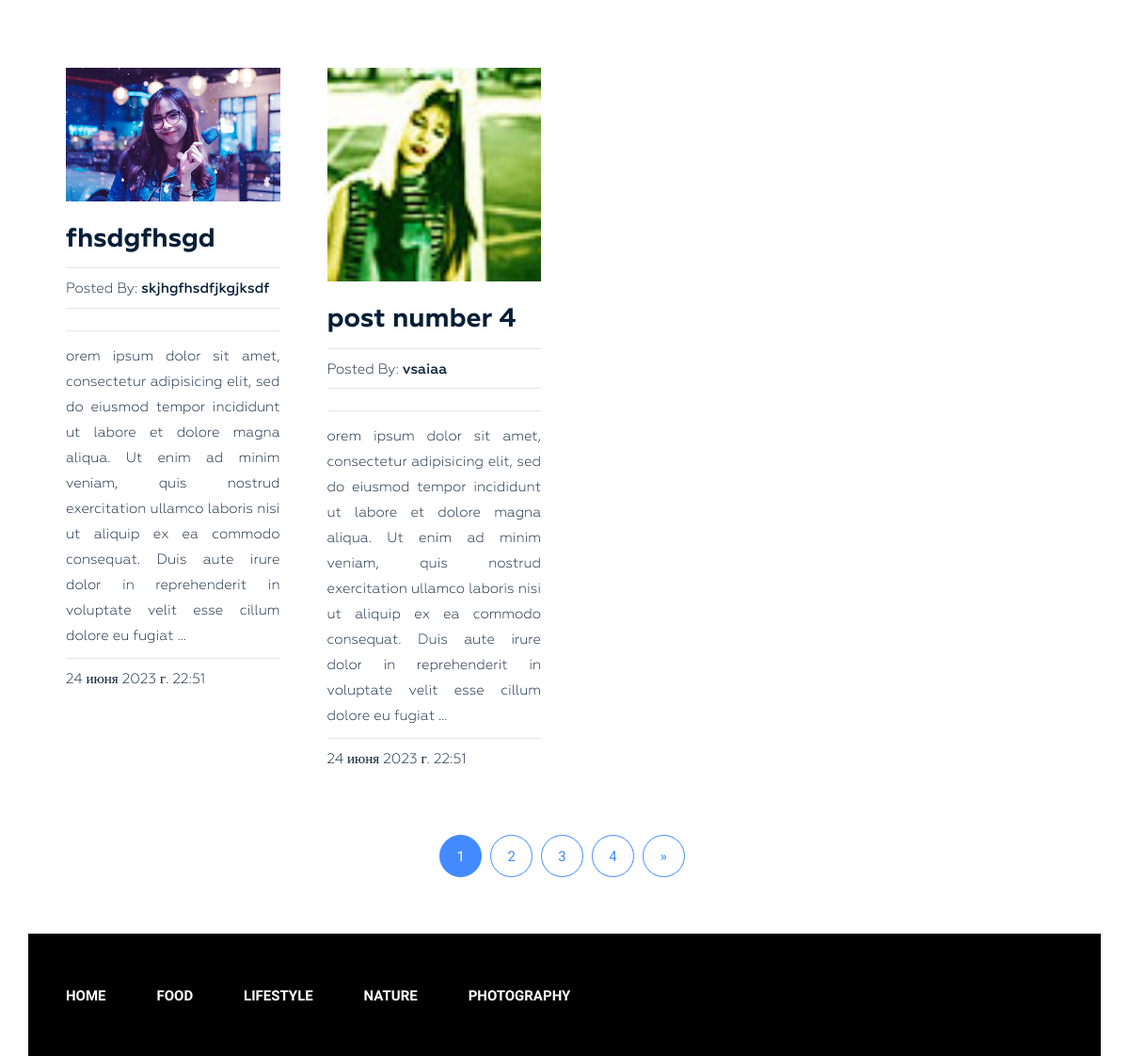
Before: / (lower part) with the older database file.
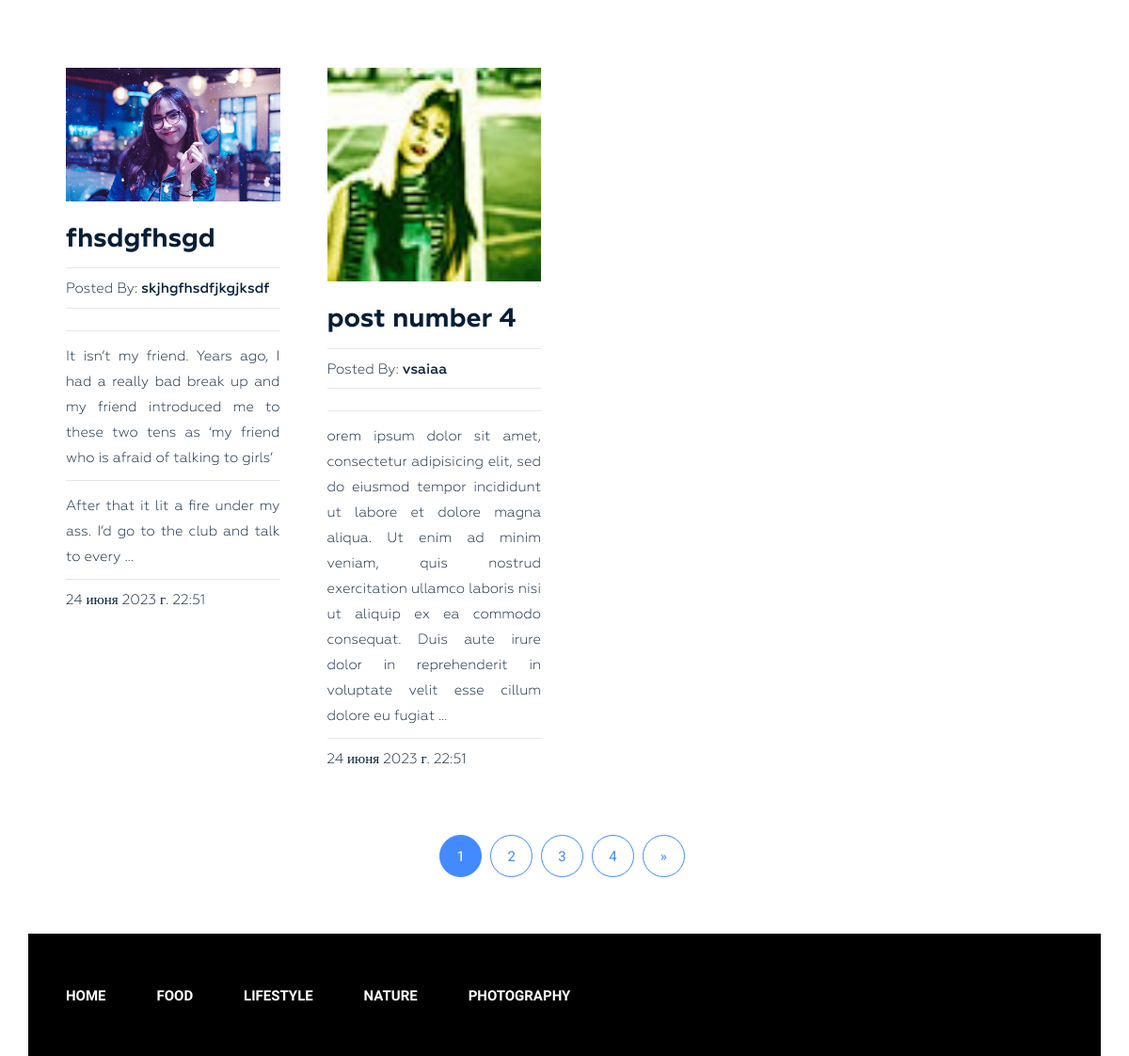
After: the same page with the newer database file.
### blog/models.py (models this page shows, shortened)
class Post(models.Model):
    title = models.CharField(max_length=150)
    author = models.CharField(max_length=50)
    slug = models.SlugField(max_length=255, unique=True, verbose_name='post_slug')
    content = models.TextField(blank=True)
    created_at = models.DateTimeField(auto_now_add=True, verbose_name='опубликовано')
    photo = models.ImageField(upload_to='photos/%Y/%m/%d/', blank=True)
    views = models.IntegerField(default=0, verbose_name='кол-во просмотров')
    category = models.ForeignKey(Category, on_delete=models.PROTECT, blank=True)
    tags = models.ManyToManyField(Tag, blank=True)
    class Meta:
        verbose_name = 'статья'
        verbose_name_plural = 'статьи'
        ordering = ['-created_at']
    def get_absolute_url(self):
        return reverse('post_page', kwargs={"slug": self.slug})

class Category(models.Model):
    title = models.CharField(max_length=150)
    slug = models.SlugField(max_length=255, unique=True, verbose_name='category_slug')
    class Meta:
        verbose_name = 'категория'
        verbose_name_plural = 'категории'
        ordering = ['title']
    def get_absolute_url(self):
        return reverse('category_page', kwargs={'slug': self.slug})

### blog/views.py (the view)
# urls.py: path('', Home.as_view(), name='home'),
class Home(ListView):
    model = Post
    template_name = 'blog/index.html'
    context_object_name = 'posts'
    paginate_by = 2
    def get_context_data(self, *, object_list=None, **kwargs):
        context = super().get_context_data(**kwargs)
        context['title'] = 'Classic Blog Design'
        return context

### blog/context_processors.py (called while the page is built)
def category_context(request):
    return {'categories': Category.objects.all(), 'path': request.path}

### blog/templates/blog/index.html (shortened to what this page needs)
{% extends 'base.html' %}
{% load static %}
{% block content %}
    <section class="blog-post-area">
        <div class="container">
            <div class="row">
                <div class="blog-post-area-style">
                    {% for post in posts %}
                    <div class="col-md-3">
                        <div class="single-post">
                            <img src="{{ post.photo.url }}" alt="">
                            <h3><a href="{{ post.get_absolute_url }}">{{ post.title }}</a></h3>
                            <h4><span>Posted By: <span class="author-name">{{ post.author }}</span></span>
                            </h4>
                            <p>{{ post.content|safe|truncatewords:50 }}</p>
                            <h4><span>{{ post.created_at }}</span></h4>
                        </div>
                    </div>
                    {% endfor %}
                </div>
            </div>
        </div>
        <div class="pegination">
            <div class="nav-links">
                {% for page in page_obj.paginator.page_range %}
                    {% if page_obj.number == page %}
                <span class="page-numbers current">{{ page }}</span>
                    {% else %}
                <a class="page-numbers" href="?page={{ page }}">{{ page }}</a>
                    {% endif %}
                {% endfor %}
                {% if page_obj.has_next %}
                <a class="page-numbers" href="?page={{ page_obj.next_page_number }}">
                    <span aria-hidden="true">&raquo;</span></a>
                {% endif %}
            </div>
        </div>
    </section>
{% endblock content %}

### templates/base.html (shortened to what this page needs)
{% load static %}
<!DOCTYPE html>
<html lang="en">
<head>
    <link rel="stylesheet" href="{% static 'css/bootstrap.css' %}">
    <link rel="stylesheet" href="{% static 'css/font-awesome.min.css' %}">
    <link rel="stylesheet" href="{% static 'css/owl.carousel.min.css' %}">
    <link rel="stylesheet" href="{% static 'css/owl.theme.default.min.css' %}">
    <link rel="stylesheet" href="{% static 'style.css' %}">
    <link rel="stylesheet" href="{% static 'responsive.css' %}">
</head>
<body>
    <div class="wrapper">
        {% block content %}
        {% endblock content %}
        {% include 'inc/_footer.html' %}
    </div>
</body>
</html>

### templates/inc/_footer.html (shortened to what this page needs)
<footer class="footer">
    <div class="container">
        <div class="row">
            <div class="col-md-12">
                <div class="footer-bg">
                    <div class="row">
                        <div class="col-md-9">
                            <div class="footer-menu">
                                <ul>
                                    <li class="active"><a href="{% url 'home' %}">Home</a></li>
                                    {% for i in categories %}
                                    <li><a href="{{ i.get_absolute_url }}">{{ i.title }}</a></li>
                                    {% endfor %}
                                </ul>
                            </div>
                        </div>
                        <div class="col-md-3">
                            <div class="footer-icon">
                                <p><a href="#"><i class="fa fa-facebook" aria-hidden="true"></i></a><a href="#"><i
                                        class="fa fa-twitter" aria-hidden="true"></i></a><a href="#"><i
                                        class="fa fa-linkedin" aria-hidden="true"></i></a><a href="#"><i
                                        class="fa fa-dribbble" aria-hidden="true"></i></a></p>
                            </div>
                        </div>
                    </div>
                </div>
            </div>
        </div>
    </div>
</footer>

### dart_blog/static/style.css (style rules this page uses)
section.blog-post-area { margin-top: 50px; }
section.blog-post-area img { width: 100%; }
section.blog-post-area .single-post { padding-right: 20px; margin: 100px 0px 0px; }
section.blog-post-area h4 span { font-family: Geometria; font-weight: 400; font-size: 15px; color: #061e37; text-decoration: none; }
section.blog-post-area h4 span.author-name { font-weight: 500; }
.blog-post-area .single-post h3 a { font-family: Geometria; font-size: 28px; font-weight: 700; text-decoration: none; color: #061e37; }
.blog-post-area .single-post p { color: #061e37; font-family: Geometria; font-size: 15px; font-weight: 400; line-height: 27px; padding-top: 14px; position: relative; text-align: justify; }
.blog-post-area .single-post h4 { margin-bottom: 12px; padding-top: 10px; position: relative; }
.blog-post-area .single-post h4::before { background: #e6e6e6 none repeat scroll 0 0; content: ""; height: 1px; position: absolute; top: 0; width: 100%; }
.blog-post-area .single-post p::before { background: #e6e6e6 none repeat scroll 0 0; content: ""; height: 1px; position: absolute; top: 0; width: 100%; }
.blog-post-area .single-post h3 { margin: 25px 0 15px; }
.blog-post-area .pegination { margin-top: 60px; margin-bottom: 60px; }
.blog-post-area .pegination .nav-links { margin: 0; padding: 0; text-align: center; }
.blog-post-area .pegination .nav-links .page-numbers { border: 1px solid #448aff; border-radius: 50%; color: #448aff; display: inline-block; font-family: "Roboto", sans-serif; font-size: 15px; font-weight: 400; height: 45px; line-height: 45px; list-style: outside none none; margin-right: 5px; text-align: center; width: 45px; }
.blog-post-area .blog-post-area-style { margin: 0 20px 0 40px; }
.blog-post-area .pegination .nav-links .page-numbers.current { background: #448aff; color: #fff; }
.blog-post-area .pegination .nav-links a { text-decoration: none; }
.wrapper footer.footer { height: 130px; }
.wrapper footer .footer-bg { background: #000 none repeat scroll 0 0; height: 130px; overflow: hidden; }
.wrapper footer.footer .footer-menu { margin: 0 }
.wrapper footer.footer .footer-menu ul { line-height: 130px; margin: 0; padding: 0; }
.wrapper footer.footer .footer-menu ul li { display: inline; list-style: outside none none; margin: 0; padding: 30px 0px; }
.wrapper footer.footer .footer-menu ul li a { color: #fff; font-family: "Raleway", sans-serif; font-size: 15px; font-weight: 600; line-height: 70px; margin-left: 40px; padding: 26px 10px 26px 0; text-decoration: none; text-transform: uppercase; }
.wrapper footer.footer .footer-icon p { float: right; line-height: 130px; }
.wrapper footer.footer .footer-icon p i { color: #fff; font-size: 18px; margin-right: 30px; padding: 10px; }

Changed rows visible on the page:
changed Post "fhsdgfhsgd": content "orem ipsum dolor sit amet, consectetur adipisicing elit, sed do eiusmod tempor incididunt ut labore et dolore magna aliqua. Ut enim ad minim veniam, quis nostrud exercitation ullamco laboris nisi ut aliquip ex ea commodo consequat. Duis aute irure dolor in reprehenderit in voluptate velit esse cillum dolore eu fugiat …" → "It isn’t my friend. Years ago, I had a really bad break up and my friend introduced me to these two tens as ‘my friend who is afraid of talking to girls’ After that it lit a fire under my ass. I’d go to the club and talk to every …"
